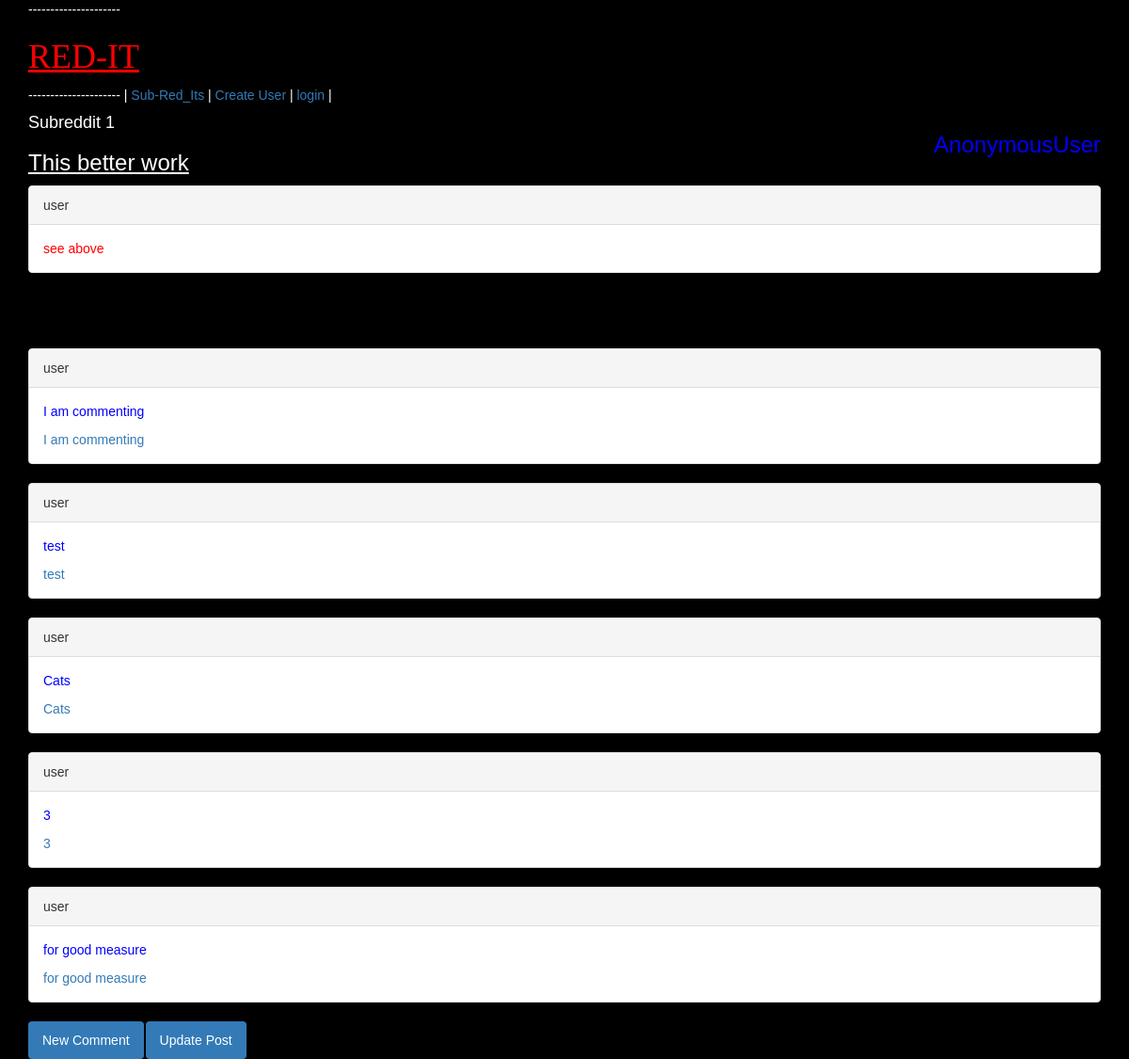
The app's page /posts/1/ with its own data.
### app/models.py (models this page shows, shortened)
class Post(models.Model):
    title = models.CharField(max_length=20)
    description = models.CharField(max_length=255)
    url = models.URLField(max_length=200, null=True, blank=True)
    creation_time = models.DateTimeField(auto_now_add=True)
    modification_time = models.DateTimeField(auto_now=True)
    post_to_subreddit = models.ForeignKey(Subreddit)
    post_to_user = models.ForeignKey(User)
    def __str__(self):
        return self.title
    def is_recent(self):
        hrs24 = datetime.now() - timedelta(days=1)
        if Post.objects.filter(creation_time__gte=hrs24):
            return True
        else:
            return False
    def is_hot(self):
        hrs78 = datetime.now() - timedelta(days=3)
        if Comment.objects.filter(comment_to_post=self).filter(created_time__gt=hrs78).count() > 3:
            return True
        else:
            return False
        class Meta:
            ordering = ('-creation_time')

class Subreddit(models.Model):
    name = models.CharField(max_length=20)
    description = models.CharField(max_length=255)
    creation_date_time = models.DateTimeField(auto_now_add=True)

class Comment(models.Model):
    comment_text = models.CharField(max_length=255)
    comment_to_user = models.ForeignKey(User)
    comment_to_post = models.ForeignKey(Post)
    created_time = models.DateTimeField(auto_now_add=True)
    modified_time = models.DateTimeField(auto_now=True)

### app/views.py (the view)
# urls.py: url(r'^posts/(?P<pk>\d+)/$', PostDetailView.as_view(), name="post_detail_view"),
class PostDetailView(DetailView):
    model = Post

### templates/app/post_detail.html (shortened to what this page needs)
{% extends 'base.html' %}
{% block content %}
  <h4>{{ post.post_to_subreddit.name }}</h4>
  <h3 style="text-decoration:underline;">{{ post }}</h3>
  <div class="panel panel-default">
    <div class="panel-heading">{{ post.post_to_user }}</div>
  <div class="panel-body">
    <span style="color:red">{{ post.description }}</span>
  <br>
  </div>
  </div>
  <br><br><br>
  {% for comment in object.comment_set.all %}
    <div class="panel panel-default">
    <div class="panel-heading">{{ comment.comment_to_user }}</div>
      <div class="panel-body">
      <p style="color:blue;">{{ comment.comment_text }}</p>
<a href="{% url 'comment_update_view' comment.id %}">{{ comment.comment_text }}</a>
    </div>
    </div>
  {% endfor %}
  <ul class="nav nav-pills">
    <li role="presentation" class="active"><a href="{% url 'comment_create_view' object.id %}">New Comment</a></li>
    <li role="presentation" class="active"><a href="{% url 'post_update_view' object.id %}">Update Post</a></li>
  </ul>
{% endblock %}

### templates/base.html (style rules this page uses)
body { background-color: black; color: white; font-family:sans-serif; }

### records on screen
Post: post_to_subreddit.name "Subreddit 1", title "This better work", post_to_user "user", description "see above"
Comment: comment_to_user "user", comment_text "I am commenting"
Comment: comment_to_user "user", comment_text "test"
Comment: comment_to_user "user", comment_text "Cats"
Comment: comment_to_user "user", comment_text "3"
Comment: comment_to_user "user", comment_text "for good measure"

### other values on screen
{{ request.user }} "AnonymousUser"
